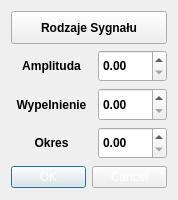
<?xml version="1.0" encoding="UTF-8"?>
<ui version="4.0">
 <class>OknoGenerator</class>
 <widget class="QDialog" name="OknoGenerator">
  <property name="geometry">
   <rect>
    <x>0</x>
    <y>0</y>
    <width>178</width>
    <height>200</height>
   </rect>
  </property>
  <property name="sizePolicy">
   <sizepolicy hsizetype="Fixed" vsizetype="Fixed">
    <horstretch>80</horstretch>
    <verstretch>80</verstretch>
   </sizepolicy>
  </property>
  <property name="minimumSize">
   <size>
    <width>175</width>
    <height>200</height>
   </size>
  </property>
  <property name="maximumSize">
   <size>
    <width>500</width>
    <height>500</height>
   </size>
  </property>
  <property name="baseSize">
   <size>
    <width>80</width>
    <height>60</height>
   </size>
  </property>
  <property name="windowTitle">
   <string>Dialog</string>
  </property>
  <property name="modal">
   <bool>true</bool>
  </property>
  <layout class="QVBoxLayout" name="verticalLayout_3">
   <item>
    <layout class="QVBoxLayout" name="verticalLayout_2">
     <item>
      <layout class="QVBoxLayout" name="verticalLayout">
       <item>
        <widget class="QToolButton" name="RodzajeSygnalu">
         <property name="sizePolicy">
          <sizepolicy hsizetype="Minimum" vsizetype="Minimum">
           <horstretch>0</horstretch>
           <verstretch>0</verstretch>
          </sizepolicy>
         </property>
         <property name="minimumSize">
          <size>
           <width>141</width>
           <height>31</height>
          </size>
         </property>
         <property name="font">
          <font>
           <bold>true</bold>
          </font>
         </property>
         <property name="text">
          <string>Rodzaje Sygnału</string>
         </property>
        </widget>
       </item>
       <item>
        <layout class="QHBoxLayout" name="horizontalLayout_3">
         <item>
          <widget class="QLabel" name="AmplitudaNapis">
           <property name="sizePolicy">
            <sizepolicy hsizetype="Fixed" vsizetype="Minimum">
             <horstretch>0</horstretch>
             <verstretch>0</verstretch>
            </sizepolicy>
           </property>
           <property name="minimumSize">
            <size>
             <width>81</width>
             <height>31</height>
            </size>
           </property>
           <property name="font">
            <font>
             <bold>true</bold>
            </font>
           </property>
           <property name="text">
            <string>Amplituda</string>
           </property>
           <property name="alignment">
            <set>Qt::AlignmentFlag::AlignCenter</set>
           </property>
          </widget>
         </item>
         <item>
          <widget class="QDoubleSpinBox" name="Amplituda">
           <property name="sizePolicy">
            <sizepolicy hsizetype="Minimum" vsizetype="Minimum">
             <horstretch>0</horstretch>
             <verstretch>0</verstretch>
            </sizepolicy>
           </property>
           <property name="minimumSize">
            <size>
             <width>61</width>
             <height>31</height>
            </size>
           </property>
           <property name="font">
            <font>
             <bold>true</bold>
            </font>
           </property>
          </widget>
         </item>
        </layout>
       </item>
       <item>
        <layout class="QHBoxLayout" name="horizontalLayout_2">
         <item>
          <widget class="QLabel" name="WypelnienieNapis">
           <property name="sizePolicy">
            <sizepolicy hsizetype="Fixed" vsizetype="Minimum">
             <horstretch>0</horstretch>
             <verstretch>0</verstretch>
            </sizepolicy>
           </property>
           <property name="minimumSize">
            <size>
             <width>81</width>
             <height>31</height>
            </size>
           </property>
           <property name="font">
            <font>
             <bold>true</bold>
            </font>
           </property>
           <property name="text">
            <string>Wypelnienie</string>
           </property>
           <property name="alignment">
            <set>Qt::AlignmentFlag::AlignCenter</set>
           </property>
          </widget>
         </item>
         <item>
          <widget class="QDoubleSpinBox" name="Wypelnienie">
           <property name="sizePolicy">
            <sizepolicy hsizetype="Minimum" vsizetype="Minimum">
             <horstretch>0</horstretch>
             <verstretch>0</verstretch>
            </sizepolicy>
           </property>
           <property name="minimumSize">
            <size>
             <width>61</width>
             <height>31</height>
            </size>
           </property>
           <property name="font">
            <font>
             <bold>true</bold>
            </font>
           </property>
          </widget>
         </item>
        </layout>
       </item>
       <item>
        <layout class="QHBoxLayout" name="horizontalLayout">
         <item>
          <widget class="QLabel" name="OkresNapis">
           <property name="sizePolicy">
            <sizepolicy hsizetype="Fixed" vsizetype="Minimum">
             <horstretch>0</horstretch>
             <verstretch>0</verstretch>
            </sizepolicy>
           </property>
           <property name="minimumSize">
            <size>
             <width>81</width>
             <height>31</height>
            </size>
           </property>
           <property name="font">
            <font>
             <bold>true</bold>
            </font>
           </property>
           <property name="text">
            <string>Okres</string>
           </property>
           <property name="alignment">
            <set>Qt::AlignmentFlag::AlignCenter</set>
           </property>
          </widget>
         </item>
         <item>
          <widget class="QDoubleSpinBox" name="Okres">
           <property name="sizePolicy">
            <sizepolicy hsizetype="Minimum" vsizetype="Minimum">
             <horstretch>0</horstretch>
             <verstretch>0</verstretch>
            </sizepolicy>
           </property>
           <property name="minimumSize">
            <size>
             <width>61</width>
             <height>31</height>
            </size>
           </property>
           <property name="font">
            <font>
             <bold>true</bold>
            </font>
           </property>
          </widget>
         </item>
        </layout>
       </item>
      </layout>
     </item>
     <item>
      <widget class="QDialogButtonBox" name="ZatwierdzenieUstawien">
       <property name="sizePolicy">
        <sizepolicy hsizetype="Expanding" vsizetype="Fixed">
         <horstretch>0</horstretch>
         <verstretch>0</verstretch>
        </sizepolicy>
       </property>
       <property name="minimumSize">
        <size>
         <width>156</width>
         <height>24</height>
        </size>
       </property>
       <property name="font">
        <font>
         <bold>true</bold>
        </font>
       </property>
       <property name="mouseTracking">
        <bool>true</bool>
       </property>
       <property name="styleSheet">
        <string notr="true">color: white</string>
       </property>
       <property name="orientation">
        <enum>Qt::Orientation::Horizontal</enum>
       </property>
       <property name="standardButtons">
        <set>QDialogButtonBox::StandardButton::Cancel|QDialogButtonBox::StandardButton::Ok</set>
       </property>
      </widget>
     </item>
    </layout>
   </item>
  </layout>
 </widget>
 <resources/>
 <connections>
  <connection>
   <sender>ZatwierdzenieUstawien</sender>
   <signal>accepted()</signal>
   <receiver>OknoGenerator</receiver>
   <slot>accept()</slot>
   <hints>
    <hint type="sourcelabel">
     <x>248</x>
     <y>254</y>
    </hint>
    <hint type="destinationlabel">
     <x>157</x>
     <y>274</y>
    </hint>
   </hints>
  </connection>
  <connection>
   <sender>ZatwierdzenieUstawien</sender>
   <signal>rejected()</signal>
   <receiver>OknoGenerator</receiver>
   <slot>reject()</slot>
   <hints>
    <hint type="sourcelabel">
     <x>316</x>
     <y>260</y>
    </hint>
    <hint type="destinationlabel">
     <x>286</x>
     <y>274</y>
    </hint>
   </hints>
  </connection>
 </connections>
</ui>
